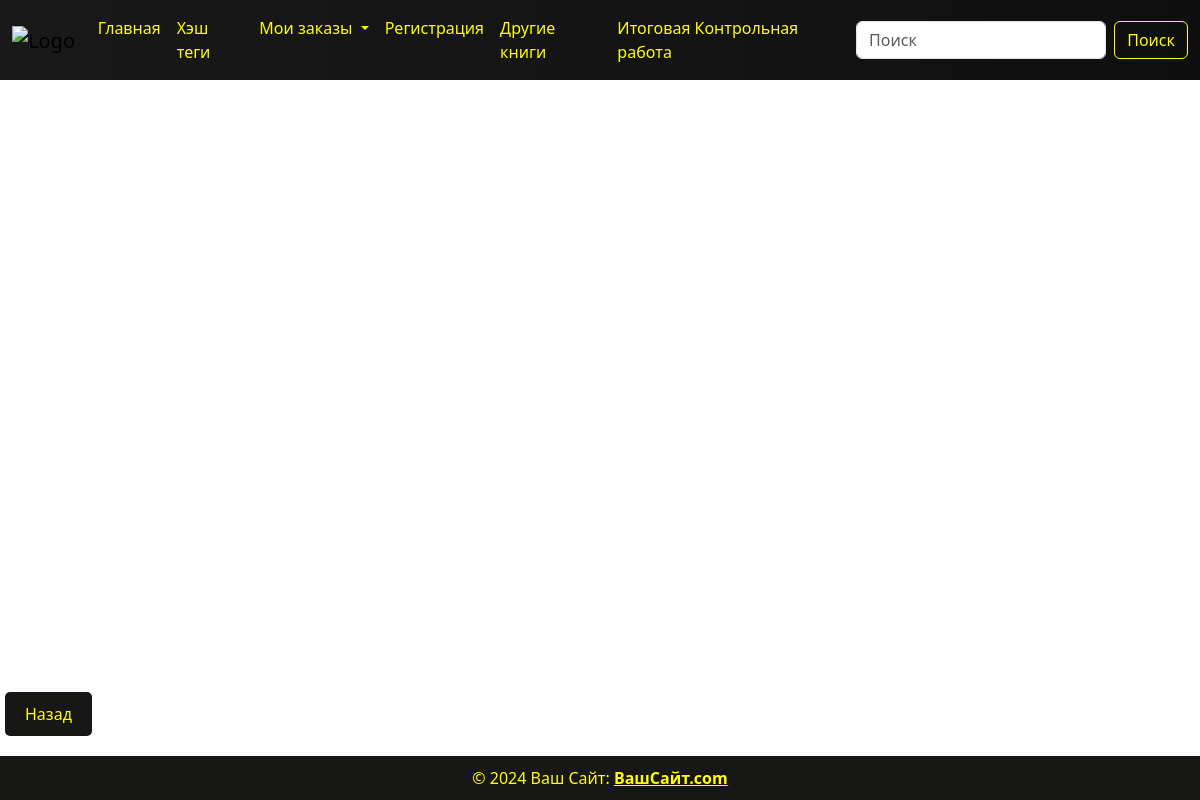
Before: /drama_books/ with the older database file.
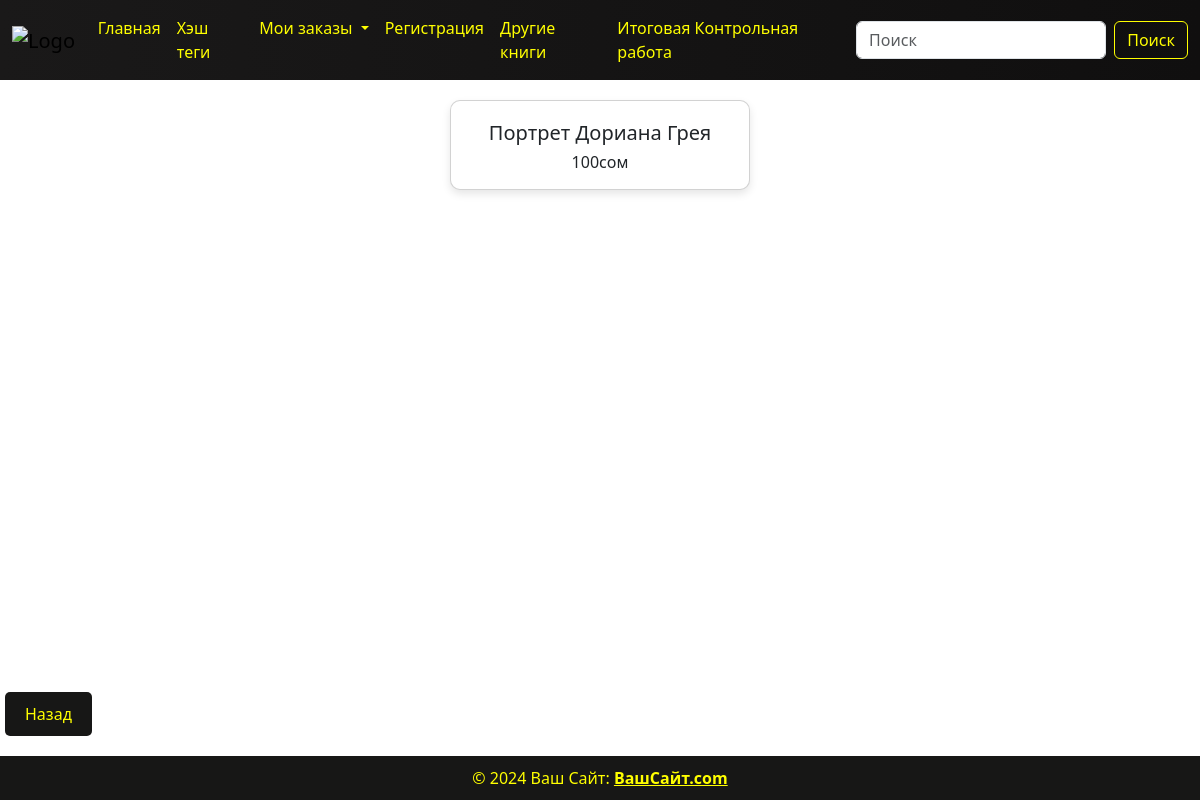
After: the same page with the newer database file.
### hashtags/models.py (models this page shows, shortened)
class Product(models.Model):
    name = models.CharField(max_length=100, verbose_name='название продукта')
    price = models.PositiveIntegerField(default=100, verbose_name='цена')
    tags = models.ManyToManyField(Tag)
    class Meta:
        verbose_name = 'товар'
        verbose_name_plural = 'товары'

### hashtags/views.py (the view)
# urls.py: path('drama_books/', views.drama_books_view, name='drama_books'),
def drama_books_view(request):
    if request.method == 'GET':
        drama_books = models.Product.objects.filter(tags__name='Драма')
        context = {'drama_books': drama_books}
        return render(request, template_name='hashtags/drama_books.html', context=context)

### templates/hashtags/drama_books.html
{% load static %} {% include 'components/header.html' %}
<link rel="stylesheet" href="{% static 'css/hashtags.css' %}" />
<div class="content">
  {% for i in drama_books %}
  <div class="card">
    <div class="card-body">
      <h1>{{ i.name }}</h1>
      <p class="card-text">{{ i.price }}сом</p>
    </div>
  </div>
  {% endfor %}
</div>
<div class="buttons">
  <a href="{% url 'all_books' %}"><button>Назад</button></a>
</div>
{% include 'components/footer.html' %}

Changed rows visible on the page:
added Product: name "Портрет Дориана Грея", price "100"
